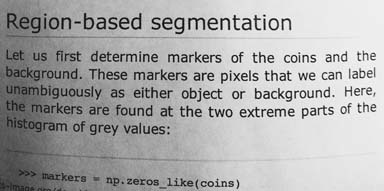
#> input picture assets/images/page.jpg, 384 x 191 px
$ jupyter execute '09. Thresholding in Images.ipynb'
#> lines starting #> are read from the running program, lines starting #| are printed output that depends on the picture; after the words box and inside, x2 and y2 are one past the last pixel; in counts of white or black regions, pixels touching at a corner belong together
# **Thresholding, Binarization & Adaptive Thresholding**

## **Objectives:**
1. Binarized Images
2. Thresholding Methods
3. Adaptive Thresholding
4. SkImage's Threshold Local

> **Assets note.** The original asset pack for this course was never committed to this repo (no `images/`, `videos/`, or `haarcascades/`, in any past commit). This fork ships a real, working replacement set — sourced from OpenCV's own official sample data where a good match existed, generated procedurally where it didn't (see `scripts/generate_assets.py`) — under `assets/images/`, `assets/videos/`, and `assets/haarcascades/`, plus small, called-out fixes wherever a swap needed one. Nothing else was removed. See the README for the full source list. No download step needed — just run the cells top to bottom.

[cell 1]
import cv2
import numpy as np
from matplotlib import pyplot as plt

# Define our imshow function
def imshow(title = "Image", image = None, size = 10):
    w, h = image.shape[0], image.shape[1]
    aspect_ratio = w/h
    plt.figure(figsize=(size * aspect_ratio,size))
    plt.imshow(cv2.cvtColor(image, cv2.COLOR_BGR2RGB))
    plt.title(title)
    plt.show()

### How Otsu's method picks its own threshold

Every fixed threshold above (`127`) is a guess. `cv2.THRESH_OTSU` doesn't guess — it looks at the image's brightness histogram and tries *every possible* threshold value from 0 to 255, scoring each one by how cleanly it splits the pixels into two groups. The score it's optimizing is the **between-class variance**: pick the split point where the two resulting groups ("dark pixels" and "light pixels") are each as internally consistent as possible, and as different from each other as possible. On an image like `page.jpg` — mostly white paper, mostly dark ink, not much in between — the histogram has two clear humps, and Otsu's threshold lands right in the valley between them, almost exactly where you'd point with a finger.

**Adaptive thresholding** solves a different problem: uneven lighting across a single image (a shadow across half the page) means *no single* threshold works everywhere. Instead of one global cutoff, it computes a local cutoff for every pixel from its own neighborhood's mean brightness — a moving, local version of the same "split into two groups" idea.

[cell 2]
# Load our image as greyscale
image = cv2.imread('./assets/images/page.jpg',0)
#> image is the input picture: shape (191, 384); min 0, max 255, mean 171.6
imshow("Original", image)

# Values below 127 goes to 0 or black, everything above goes to 255 (white)
ret,thresh1 = cv2.threshold(image, 127, 255, cv2.THRESH_BINARY)
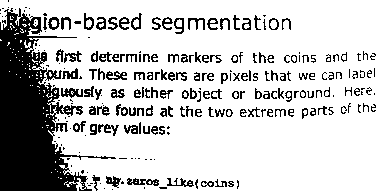
#> thresh1: shape (191, 384); 78.3% white; 241 black regions (102 under 20 px), largest, box (x1, y1, x2, y2) and area: (0, 8, 116, 191) 9322, (127, 178, 159, 186) 145, (61, 88, 83, 98) 135
imshow('1 Threshold Binary @ 127', thresh1)

# Values below 127 go to 255 and values above 127 go to 0 (reverse of above)
ret,thresh2 = cv2.threshold(image, 127, 255, cv2.THRESH_BINARY_INV)
imshow('2 Threshold Binary Inverse @ 127', thresh2)

# Values above 127 are truncated (held) at 127 (the 255 argument is unused)
ret,thresh3 = cv2.threshold(image, 127, 255, cv2.THRESH_TRUNC)
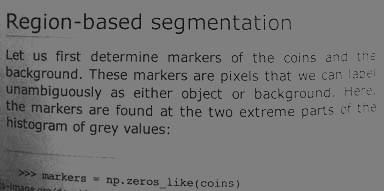
#> thresh3: shape (191, 384); min 0, max 127, mean 117.7
imshow('3 THRESH TRUNC @ 127', thresh3)

# Values below 127 go to 0, above 127 are unchanged
ret,thresh4 = cv2.threshold(image, 127, 255, cv2.THRESH_TOZERO)
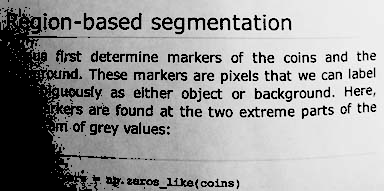
#> thresh4: shape (191, 384); min 0, max 255, mean 153.2
imshow('4 THRESH TOZERO @ 127', thresh4)

# Reverse of the above, below 127 is unchanged, above 127 goes to 0
ret,thresh5 = cv2.threshold(image, 127, 255, cv2.THRESH_TOZERO_INV)
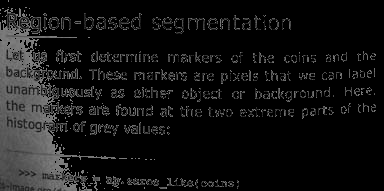
#> thresh5: shape (191, 384); min 0, max 127, mean 18.3
imshow('5 THRESH TOZERO INV @ 127', thresh5)

#### **Adaptive Thresholding**

1. ADAPTIVE_THRESH_MEAN_C
2. THRESH_OTSU

#### **cv2.adaptiveThreshold Parameters**

``cv2.adaptiveThreshold**(src, maxValue, adaptiveMethod, thresholdType, blockSize, C[, dst]) → dst``

- **src** – Source 8-bit single-channel image.
- **dst** – Destination image of the same size and the same type as src .
- **maxValue** – Non-zero value assigned to the pixels for which the condition is satisfied. See the details below.
- **adaptiveMethod** – Adaptive thresholding algorithm to use, ADAPTIVE_THRESH_MEAN_C or ADAPTIVE_THRESH_GAUSSIAN_C . See the details below.
- **thresholdType** – Thresholding type that must be either THRESH_BINARY or THRESH_BINARY_INV .
- **blockSize** – Size of a pixel neighborhood that is used to calculate a threshold value for the pixel: 3, 5, 7, and so on.
- **C** – Constant subtracted from the mean or weighted mean. Normally, it is positive but may be zero or negative as well.

[cell 3]
image = cv2.imread('./assets/images/page.jpg',0)
imshow("Original", image)

# Values below 127 goes to 0 (black, everything above goes to 255 (white)
ret,thresh1 = cv2.threshold(image, 127, 255, cv2.THRESH_BINARY)
imshow('Threshold Binary', thresh1)

# It's good practice to blur images as it removes noise
#image = cv2.GaussianBlur(image, (3, 3), 0)

# Using adaptiveThreshold
thresh = cv2.adaptiveThreshold(image, 255, cv2.ADAPTIVE_THRESH_MEAN_C, cv2.THRESH_BINARY, 3, 5)
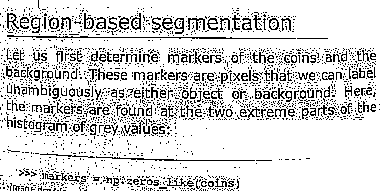
#> thresh: shape (191, 384); 84% white; black in thin lines or dots
imshow("Adaptive Mean Thresholding", thresh)

_, th2 = cv2.threshold(image, 0, 255, cv2.THRESH_BINARY + cv2.THRESH_OTSU)
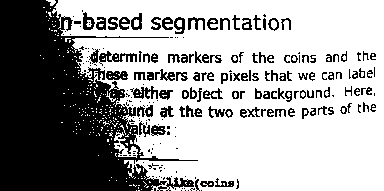
#> th2: shape (191, 384); 63.8% white; 231 black regions (114 under 20 px), largest, box (x1, y1, x2, y2) and area: (0, 0, 198, 191) 20143, (99, 51, 137, 66) 230, (157, 177, 194, 191) 204
imshow("Otsu's Thresholding", th2)

# Otsu's thresholding after Gaussian filtering
blur = cv2.GaussianBlur(image, (5,5), 0)
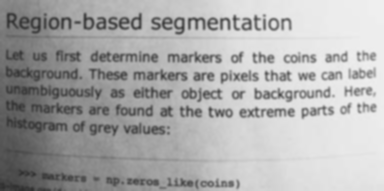
#> blur: shape (191, 384); min 47, max 239, mean 171.6
_, th3 = cv2.threshold(blur, 0, 255, cv2.THRESH_BINARY + cv2.THRESH_OTSU)
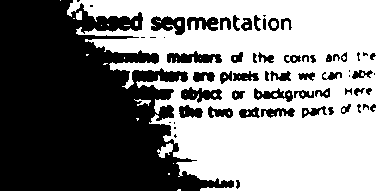
#> th3: shape (191, 384); 53.7% white; 63 black regions (15 under 20 px), largest, box (x1, y1, x2, y2) and area: (0, 0, 234, 191) 28740, (167, 51, 222, 63) 444, (151, 16, 185, 35) 416
imshow("Guassian Otsu's Thresholding", th3)

### **SkImage Threshold Local**

``threshold_local(image, block_size, offset=10)``

The threshold_local function, calculates thresholds in regions with a characteristic size ``block_size`` surrounding each pixel (i.e. local neighborhoods). Each threshold value is the weighted mean of the local neighborhood minus an ``offset`` value

https://scikit-image.org/docs/stable/auto_examples/applications/plot_thresholding.html

[cell 4]
from skimage.filters import threshold_local

image = cv2.imread('./assets/images/page.jpg')

# We get the Value component from the HSV color space
# then we apply adaptive thresholdingto
V = cv2.split(cv2.cvtColor(image, cv2.COLOR_BGR2HSV))[2]
T = threshold_local(V, 25, offset=15, method="gaussian")
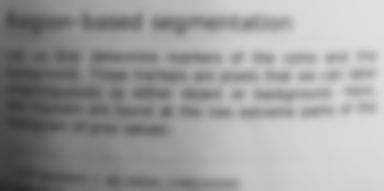
#> T: shape (191, 384) float64; min 42.3, max 224, mean 156.6

# Apply the threshold operation
thresh = (V > T).astype("uint8") * 255
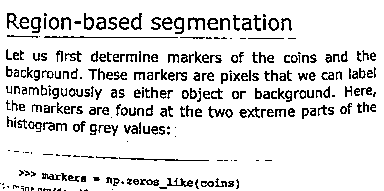
#> thresh: shape (191, 384); 87.5% white; black in thin lines or dots
imshow("threshold_local", thresh)

$ run again, with assets/images/LP.jpg copied over assets/images/page.jpg
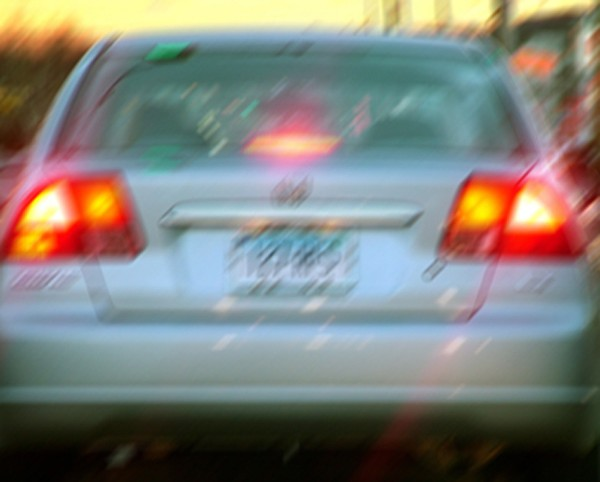
#> input picture assets/images/LP.jpg, 600 x 482 px
#> `ret,thresh1 = cv2.threshold(image, 127, 255, cv2.THRESH_BINARY)`:
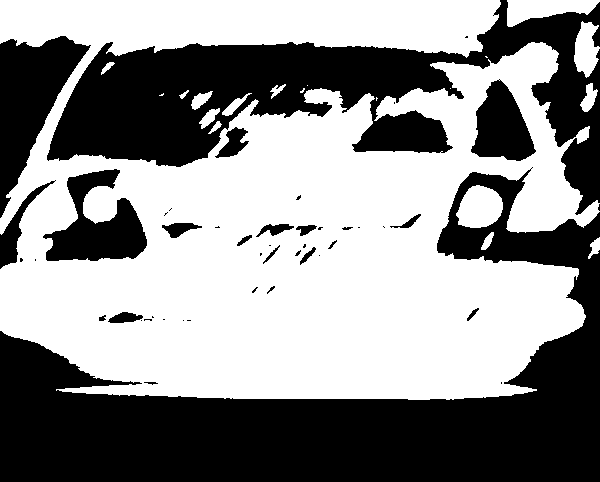
#> thresh1: shape (482, 600); 55.6% white; 46 black regions (25 under 20 px), largest, box (x1, y1, x2, y2) and area: (0, 167, 600, 482) 67846, (47, 0, 600, 215) 41592, (0, 36, 91, 218) 7533
#> th2: shape (482, 600); 67.9% white; 44 black regions (17 under 20 px), largest, box (x1, y1, x2, y2) and area: (0, 256, 600, 482) 54891, (85, 46, 314, 150) 7094, (0, 38, 89, 180) 6543
#> th3: shape (482, 600); 68% white; 32 black regions (7 under 20 px), largest, box (x1, y1, x2, y2) and area: (0, 257, 600, 482) 54907, (87, 46, 312, 150) 7106, (0, 38, 88, 180) 6556
#> image is the input picture: shape (482, 600, 3); mean B, G, R 120.7, 127, 126.7
#> `thresh = (V > T).astype("uint8") * 255`:
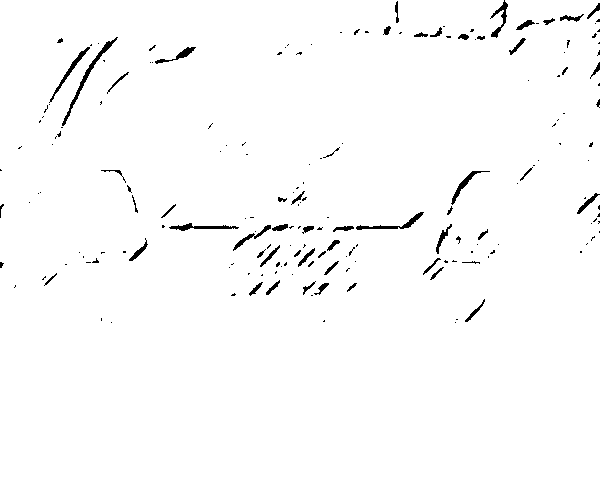
#> thresh: shape (482, 600); 98.3% white; 187 black regions (131 under 20 px), largest, box (x1, y1, x2, y2) and area: (62, 37, 118, 126) 386, (356, 212, 424, 230) 251, (49, 47, 90, 103) 232
